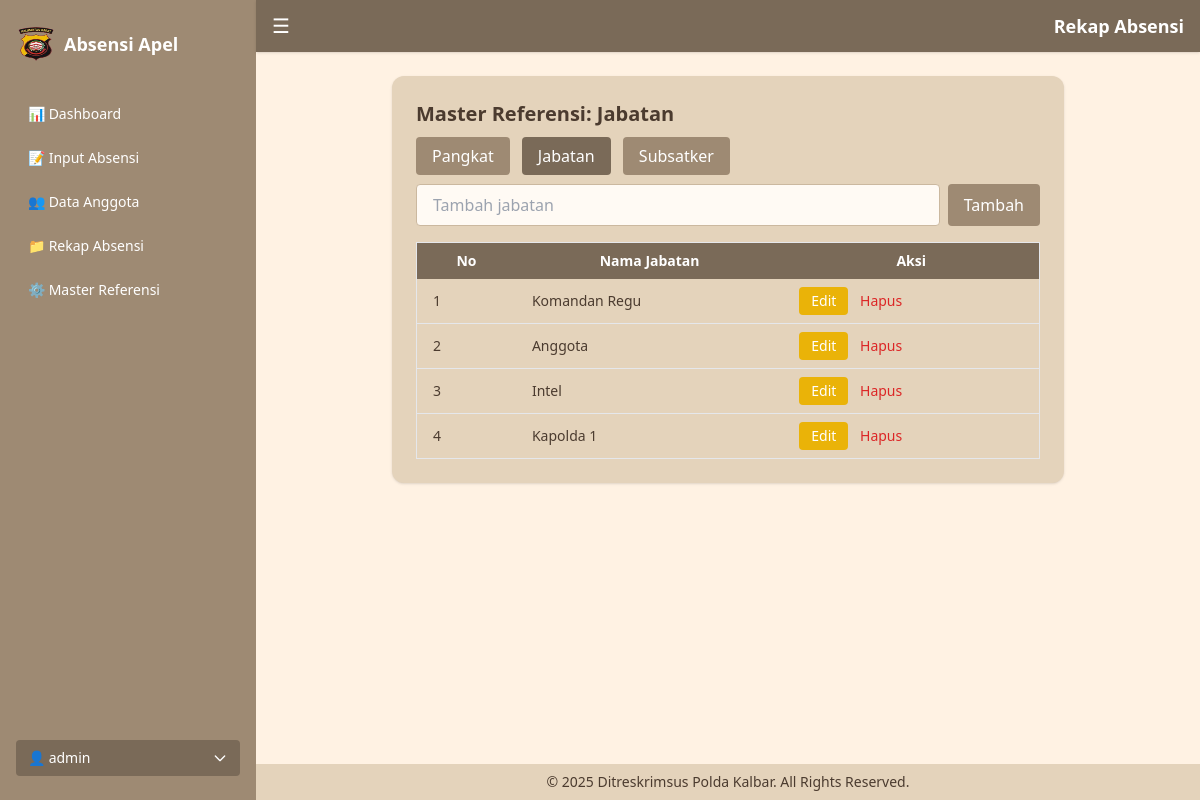
/php/master-referensi.php?data=jabatan (signed in), run on the app's committed database.
### tables this page shows
CREATE TABLE `jabatan` (
  `id` int NOT NULL,
  `nama_jabatan` varchar(100) NOT NULL
);

### php/master-referensi.php (the view, shortened to what this page needs)
<?php
include 'koneksi.php';
$data = $_GET['data'] ?? 'pangkat';
$tableMap = [
    'pangkat' => ['Pangkat', 'pangkat', 'nama_pangkat'],
    'jabatan' => ['Jabatan', 'jabatan', 'nama_jabatan'],
    'subsatker' => ['Subsatker', 'subsatker', 'nama_subsatker']
];
list($label, $tableName, $columnName) = $tableMap[$data];
$result = mysqli_query($conn, "SELECT * FROM `$tableName` ORDER BY id ASC");
?>
<!DOCTYPE html>
<html lang="id">
<head>
  <script src="https://cdn.tailwindcss.com"></script>
</head>
<body class="bg-[#fff2e3] text-[#4b3b2f] min-h-screen flex">
  <?php include 'includes/sidebar.php'; ?>
  <div class="flex-1 flex flex-col min-h-screen">
    <?php include 'includes/header.php'; ?>
    <main class="p-6 flex-1">
      <div class="bg-[#e4d3bb] p-6 rounded-xl shadow max-w-2xl mx-auto">
        <h2 class="text-xl font-semibold mb-4">Master Referensi: <?= $label ?></h2>
        <div class="mb-4 space-x-2">
          <a href="?data=pangkat" class="px-4 py-2 rounded bg-<?= $data === 'pangkat' ? '[#7a6a58]' : '[#9e8a73]' ?> text-white">Pangkat</a>
          <a href="?data=jabatan" class="px-4 py-2 rounded bg-<?= $data === 'jabatan' ? '[#7a6a58]' : '[#9e8a73]' ?> text-white">Jabatan</a>
          <a href="?data=subsatker" class="px-4 py-2 rounded bg-<?= $data === 'subsatker' ? '[#7a6a58]' : '[#9e8a73]' ?> text-white">Subsatker</a>
        </div>
        <form action="backend/proses-tambah-referensi.php" method="POST" class="mb-4 flex gap-2">
          <input type="text" name="value" required placeholder="Tambah <?= strtolower($label) ?>" class="flex-1 px-4 py-2 rounded border border-[#cbb89f] bg-[#fffaf4]">
          <button type="submit" class="bg-[#9e8a73] text-white px-4 rounded hover:bg-[#7a6a58]">Tambah</button>
        </form>
        <table class="w-full text-sm border">
          <thead class="bg-[#7a6a58] text-white">
            <tr>
              <th class="px-4 py-2">No</th>
              <th class="px-4 py-2">Nama <?= $label ?></th>
              <th class="px-4 py-2">Aksi</th>
            </tr>
          </thead>
          <tbody>
            <?php $no = 1; while ($row = mysqli_fetch_assoc($result)) : ?>
              <tr class="border-b">
                <td class="px-4 py-2"><?= $no++ ?></td>
                <td class="px-4 py-2"><?= htmlspecialchars($row[$columnName]) ?></td>
                <td class="px-4 py-2 space-x-2">
                  <button onclick="editItem(<?= $row['id'] ?>, '<?= htmlspecialchars($row[$columnName]) ?>')" class="bg-yellow-500 text-white px-3 py-1 rounded">Edit</button>
                  <a href="backend/hapus-referensi.php?table=<?= $tableName ?>&id=<?= $row['id'] ?>"
                     onclick="return confirm('Yakin ingin menghapus data ini?')"
                     class="text-red-600 hover:underline">Hapus</a>
                </td>
              </tr>
            <?php endwhile; ?>
          </tbody>
        </table>
      </div>
    </main>
    <?php include 'includes/footer.php'; ?>
  </div>
</body>
</html>

### data on the page
jabatan: nama_jabatan "Komandan Regu"
jabatan: nama_jabatan "Anggota"
jabatan: nama_jabatan "Intel"
jabatan: nama_jabatan "Kapolda 1"

### other printed values
$_SESSION['admin'] "admin"
$label "Jabatan"
